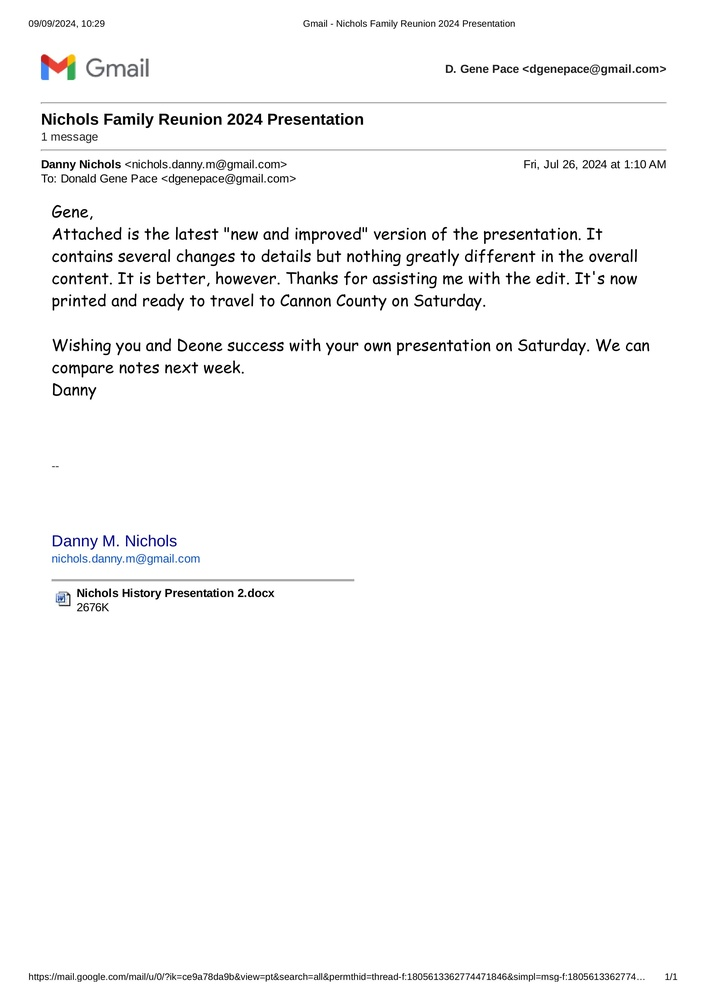
#> input picture input_images/2024.07.22.01-merged-images-1.jpg, 706 x 999 px, shrunk from 2479 x 3509 before the run; its folder holds only this picture in this run
$ python remove_websites_images.py
#> lines starting #> are read from the running program, lines starting #| are printed output that depends on the picture
#> in crop_image, image is the input picture: shape (999, 706, 3); mean B, G, R 248.1, 248.1, 248
import cv2
import os
import numpy as np

# Path to input and output folders
INPUT_FOLDER = "input_images"
OUTPUT_FOLDER = "output_images"
os.makedirs(OUTPUT_FOLDER, exist_ok=True)

def auto_detect_crop_y(image, margin=20):
    """Automatically detect where to crop based on content, ensuring full removal of website area."""
#> called with margin = 50
    gray = cv2.cvtColor(image, cv2.COLOR_BGR2GRAY)

    # Compute horizontal projection to find empty white space at the bottom
    projection = np.sum(gray, axis=1)
#> projection = 999 values, max 180030 at index 0, min 97301 at index 254, mean 175128.4
    threshold = np.mean(projection) * 0.85  # Lower threshold for more aggressive cropping
#> threshold = 148859.1

    # Find first row from bottom where content is detected
    for y in range(len(projection) - 1, 0, -1):
        if projection[y] < threshold:
            return max(y - margin, 0)  # Crop slightly higher to ensure full removal
#> this loop made 20 passes
#> y on passes 1 to 12: 998, 997, 996, 995, 994, 993, 992, 991, 990, 989, 988, 987
    return len(projection)  # Default to full height if no clear cutoff

def crop_image(image_path, output_path):
    # Read image
    image = cv2.imread(image_path)
    if image is None:
        print(f"Error: Unable to read image {image_path}")
        return

    # Auto-detect crop height
    Y_END = auto_detect_crop_y(image, margin=50)  # Increase margin for safety
#> Y_END = 929
    cropped_image = image[:Y_END, :]
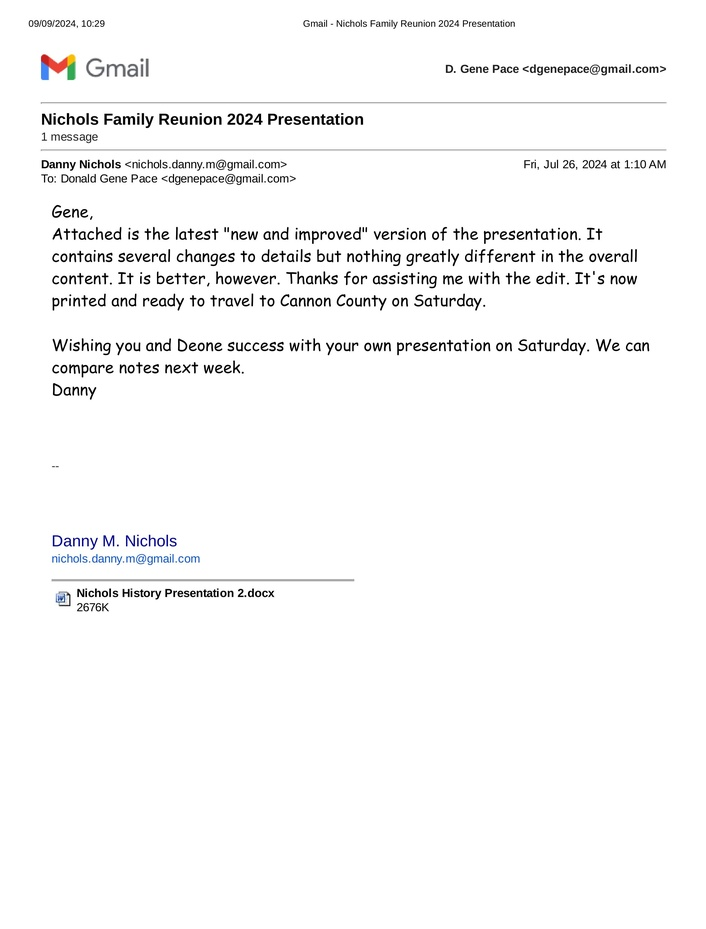
#> cropped_image: shape (929, 706, 3); mean B, G, R 248.1, 248.1, 248

    # Save the cropped image
    cv2.imwrite(output_path, cropped_image)
    print(f"Cropped and saved: {output_path}")

def process_images():
    if not os.path.exists(INPUT_FOLDER):
        print(f"Error: Input folder '{INPUT_FOLDER}' does not exist.")
        return

    image_files = [f for f in os.listdir(INPUT_FOLDER) if f.lower().endswith((".jpg", ".png"))]

    if not image_files:
        print("Error: No images found in the input folder.")
        return

    for filename in image_files:
        input_path = os.path.join(INPUT_FOLDER, filename)
        output_path = os.path.join(OUTPUT_FOLDER, filename)
        crop_image(input_path, output_path)

if __name__ == "__main__":
    process_images()
    print("Processing complete. Check the output_images folder.")

$ run again, on input_images/2024.07.22.01-merged-images-107.jpg
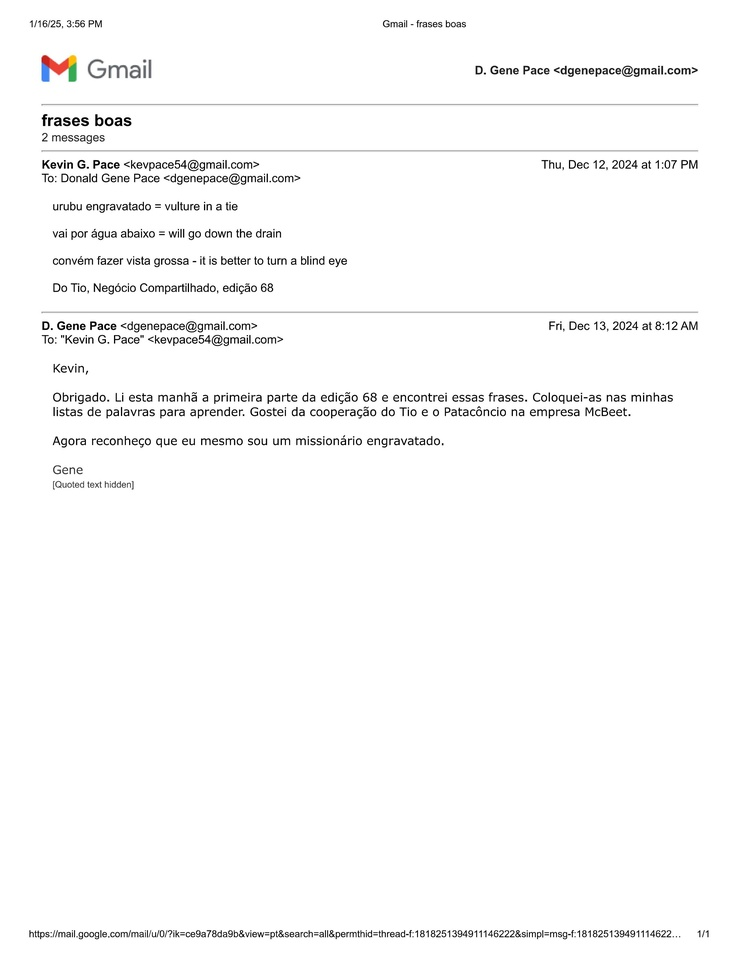
#> input picture input_images/2024.07.22.01-merged-images-107.jpg, 738 x 956 px, shrunk from 2550 x 3300 before the run
#> in crop_image, image is the input picture: shape (956, 738, 3); mean B, G, R 249.6, 249.7, 249.7
#> projection = 956 values, max 188190 at index 0, min 118759 at index 395, mean 184255.6
#> threshold = 156617.3
#> the loop in auto_detect_crop_y, `for y in range(len(projection) - 1, 0, -1):` made 20 passes
#> y on passes 1 to 8: 955, 954, 953, 952, 951, 950, 949, 948
#> Y_END = 886
#> in crop_image, `cropped_image = image[:Y_END, :]`:
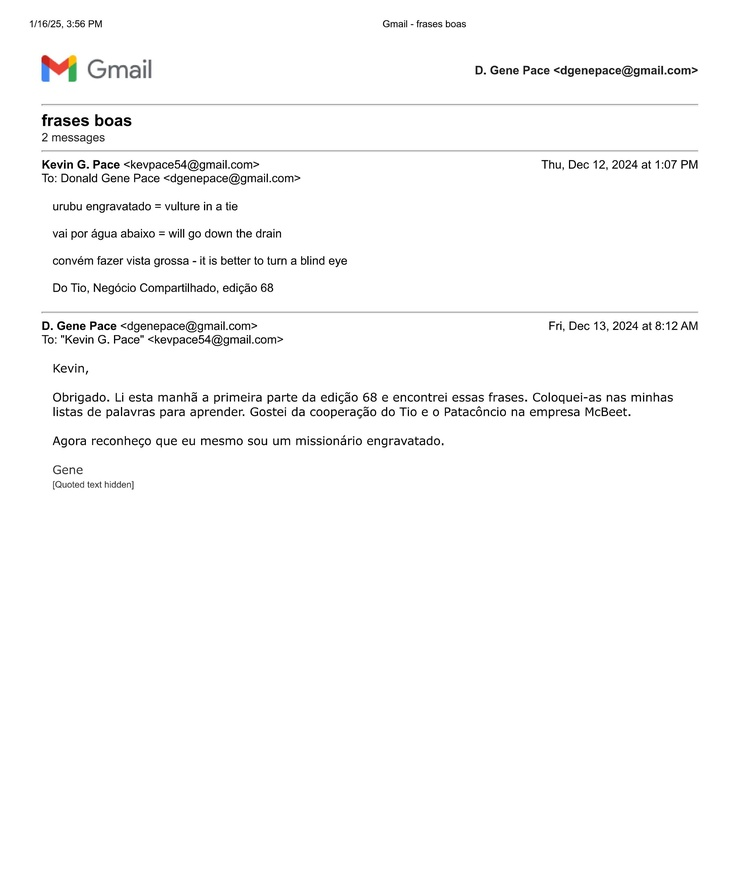
#> cropped_image: shape (886, 738, 3); mean B, G, R 249.8, 249.8, 249.9

$ run again, on input_images/2024.07.22.01-merged-images-109.jpg
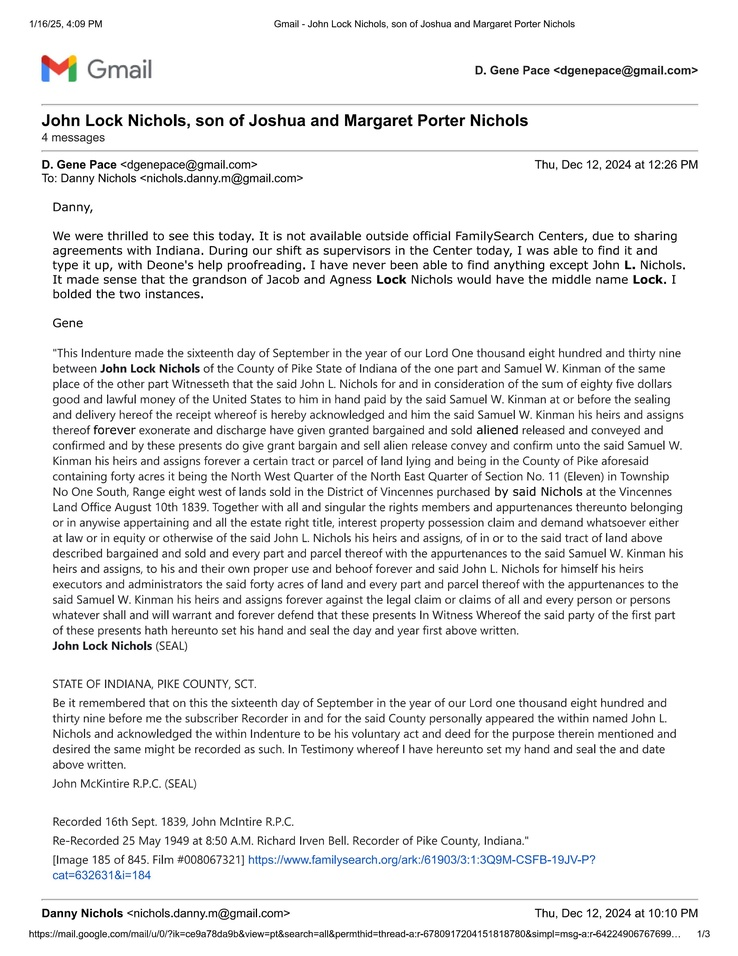
#> input picture input_images/2024.07.22.01-merged-images-109.jpg, 738 x 956 px, shrunk from 2550 x 3300 before the run
#> in crop_image, image is the input picture: shape (956, 738, 3); mean B, G, R 237.2, 237, 236.9
#> projection = 956 values, max 188190 at index 0, min 117089 at index 118, mean 174893.7
#> threshold = 148659.7
#> the loop in auto_detect_crop_y, `for y in range(len(projection) - 1, 0, -1):` made 20 passes
#> y on passes 1 to 8: 955, 954, 953, 952, 951, 950, 949, 948
#> Y_END = 886
#> in crop_image, `cropped_image = image[:Y_END, :]`:
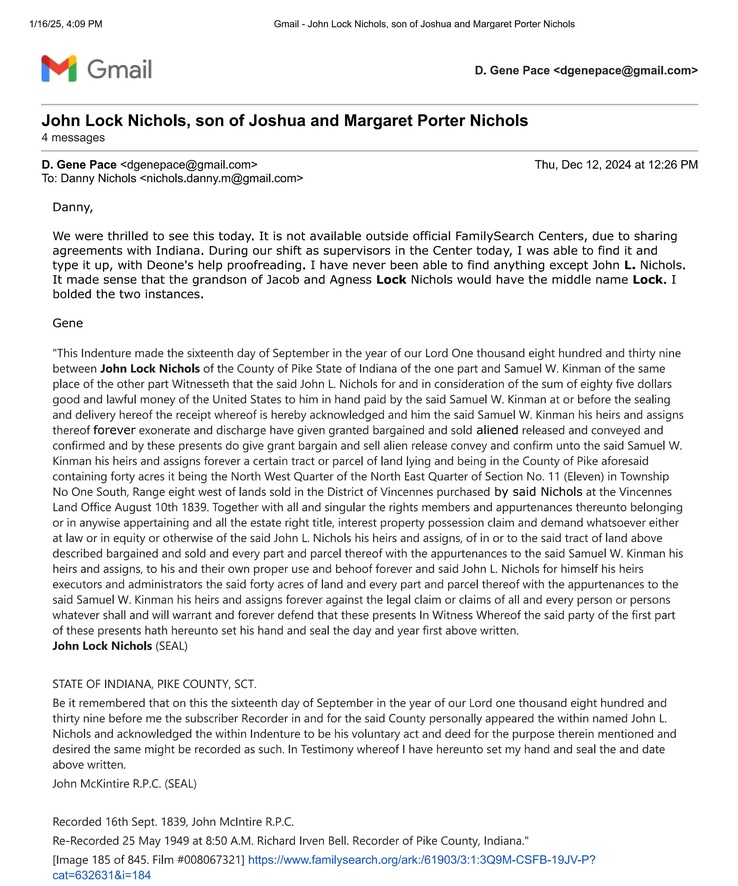
#> cropped_image: shape (886, 738, 3); mean B, G, R 236.9, 236.7, 236.6

$ run again, on input_images/2024.07.22.01-merged-images-113.jpg
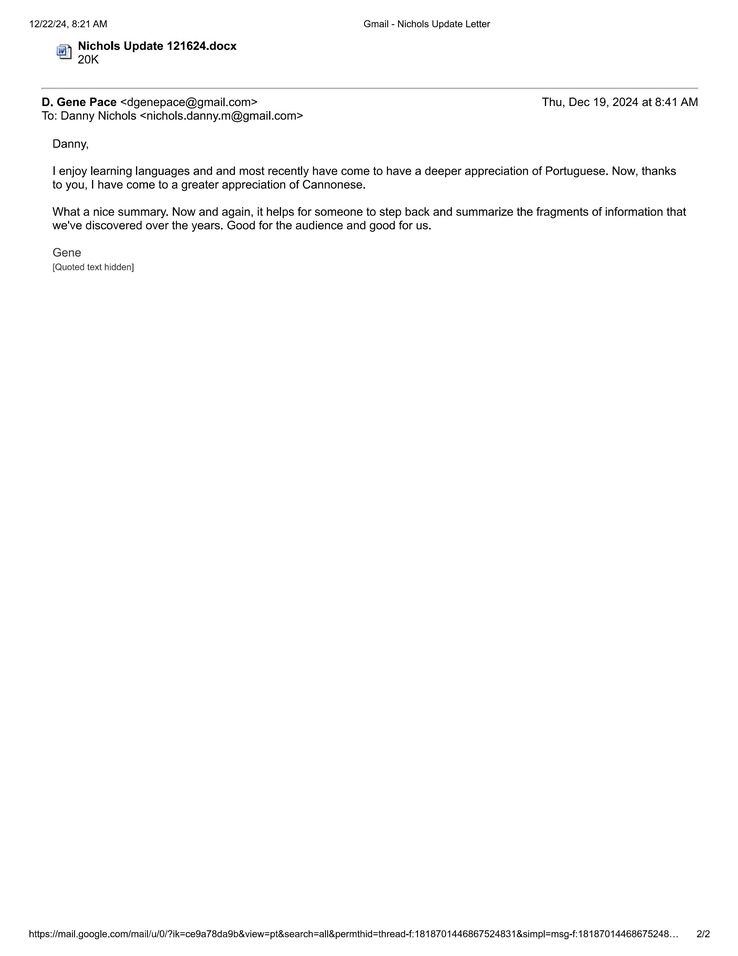
#> input picture input_images/2024.07.22.01-merged-images-113.jpg, 738 x 956 px, shrunk from 2550 x 3300 before the run
#> in crop_image, image is the input picture: shape (956, 738, 3); mean B, G, R 251.4, 251.4, 251.4
#> projection = 956 values, max 188190 at index 0, min 110863 at index 210, mean 185512.7
#> threshold = 157685.8
#> the loop in auto_detect_crop_y, `for y in range(len(projection) - 1, 0, -1):` made 20 passes
#> y on passes 1 to 8: 955, 954, 953, 952, 951, 950, 949, 948
#> Y_END = 886
#> in crop_image, `cropped_image = image[:Y_END, :]`:
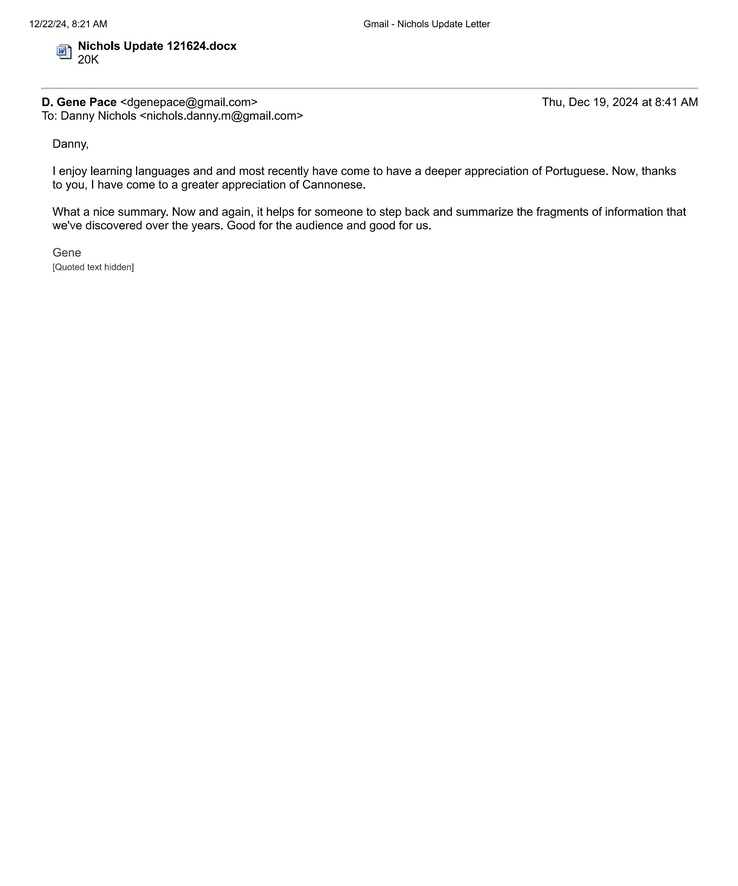
#> cropped_image: shape (886, 738, 3); mean B, G, R 251.7, 251.7, 251.7

$ run again, on input_images/2024.07.22.01-merged-images-101.jpg
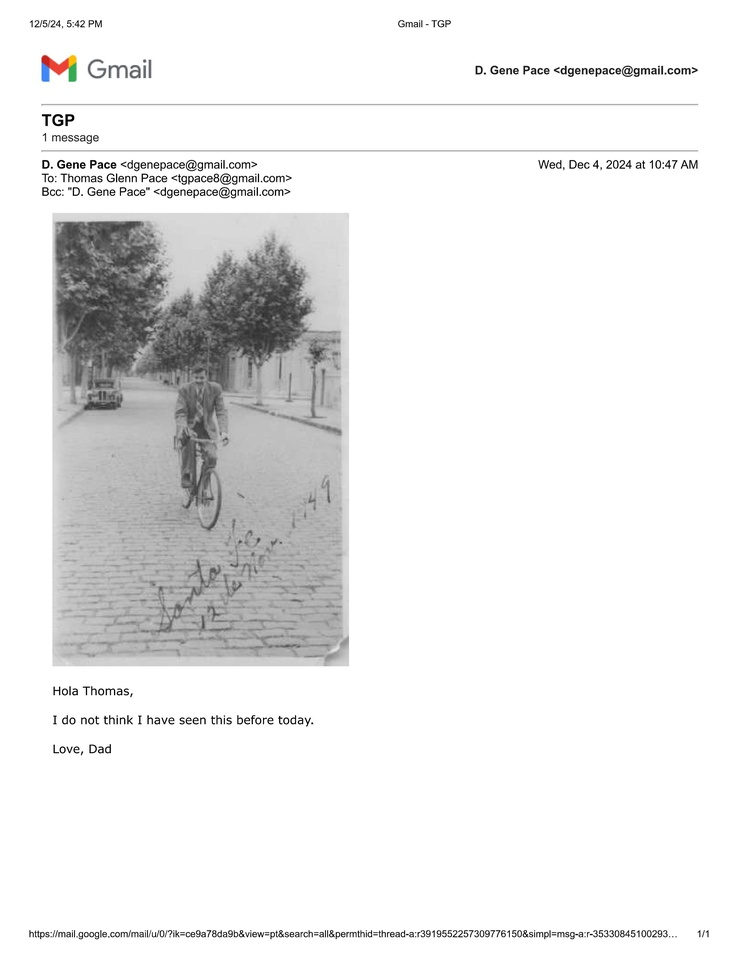
#> input picture input_images/2024.07.22.01-merged-images-101.jpg, 738 x 956 px, shrunk from 2550 x 3300 before the run
#> in crop_image, image is the input picture: shape (956, 738, 3); mean B, G, R 234.5, 234.5, 234.6
#> projection = 956 values, max 188190 at index 0, min 117840 at index 936, mean 173093.9
#> threshold = 147129.8
#> the loop in auto_detect_crop_y, `for y in range(len(projection) - 1, 0, -1):` made 20 passes
#> y on passes 1 to 8: 955, 954, 953, 952, 951, 950, 949, 948
#> Y_END = 886
#> in crop_image, `cropped_image = image[:Y_END, :]`:
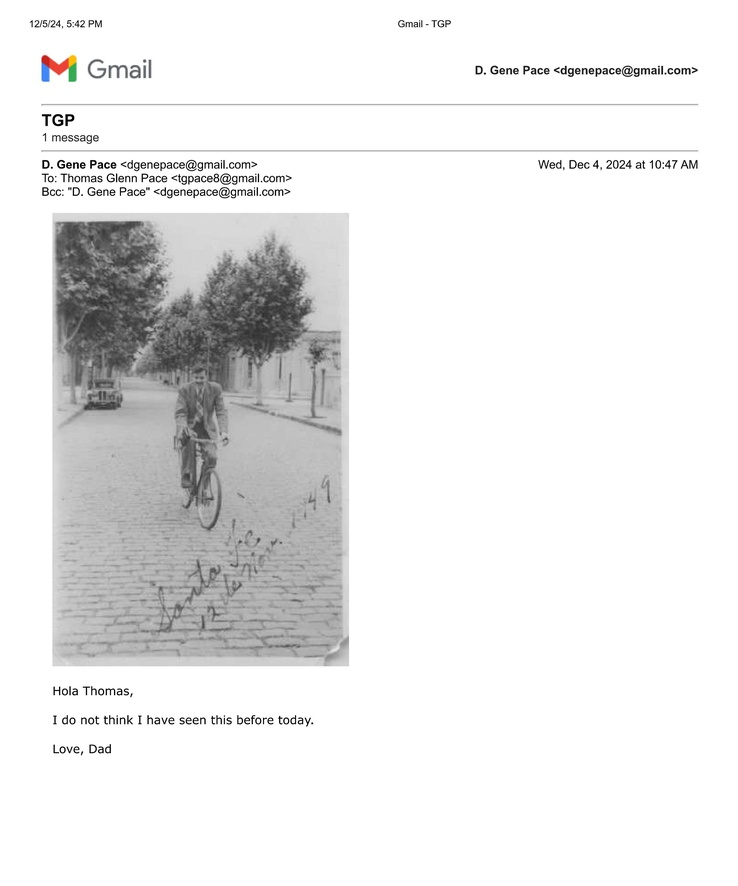
#> cropped_image: shape (886, 738, 3); mean B, G, R 233.5, 233.5, 233.6
